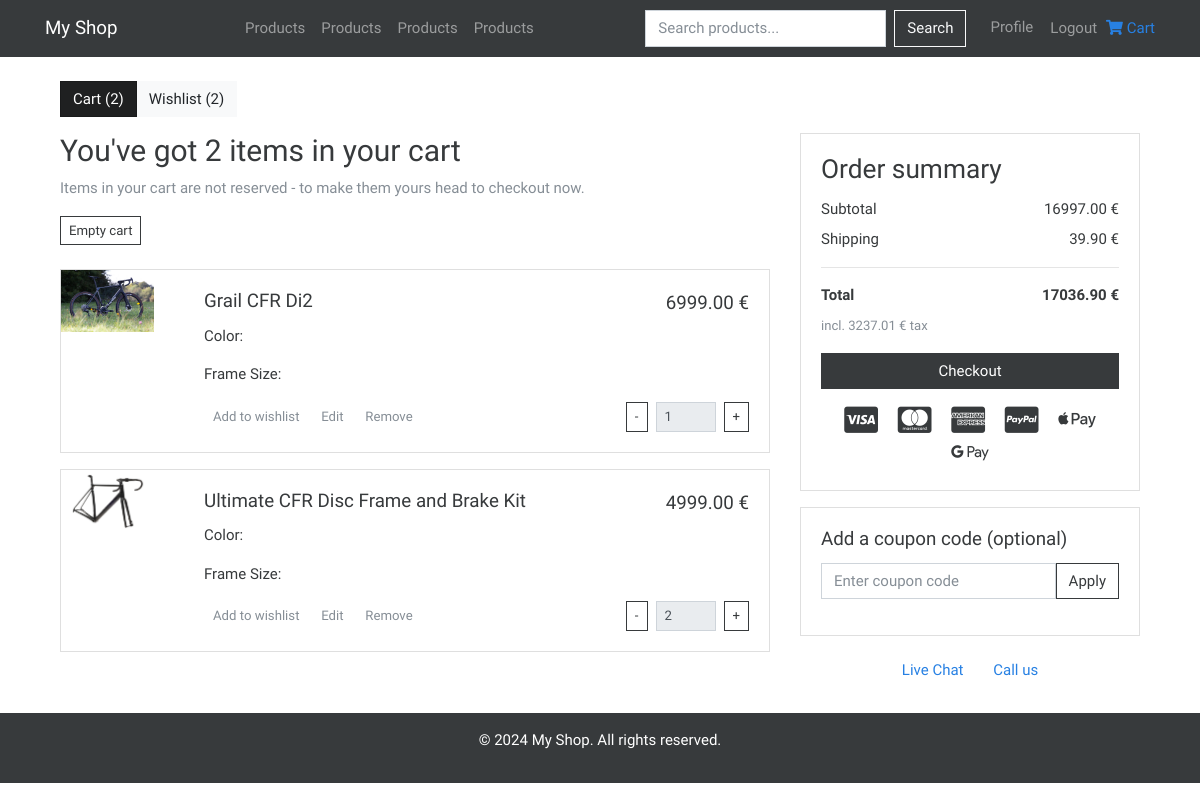
Before: /cart/ (signed in) with the older database file.
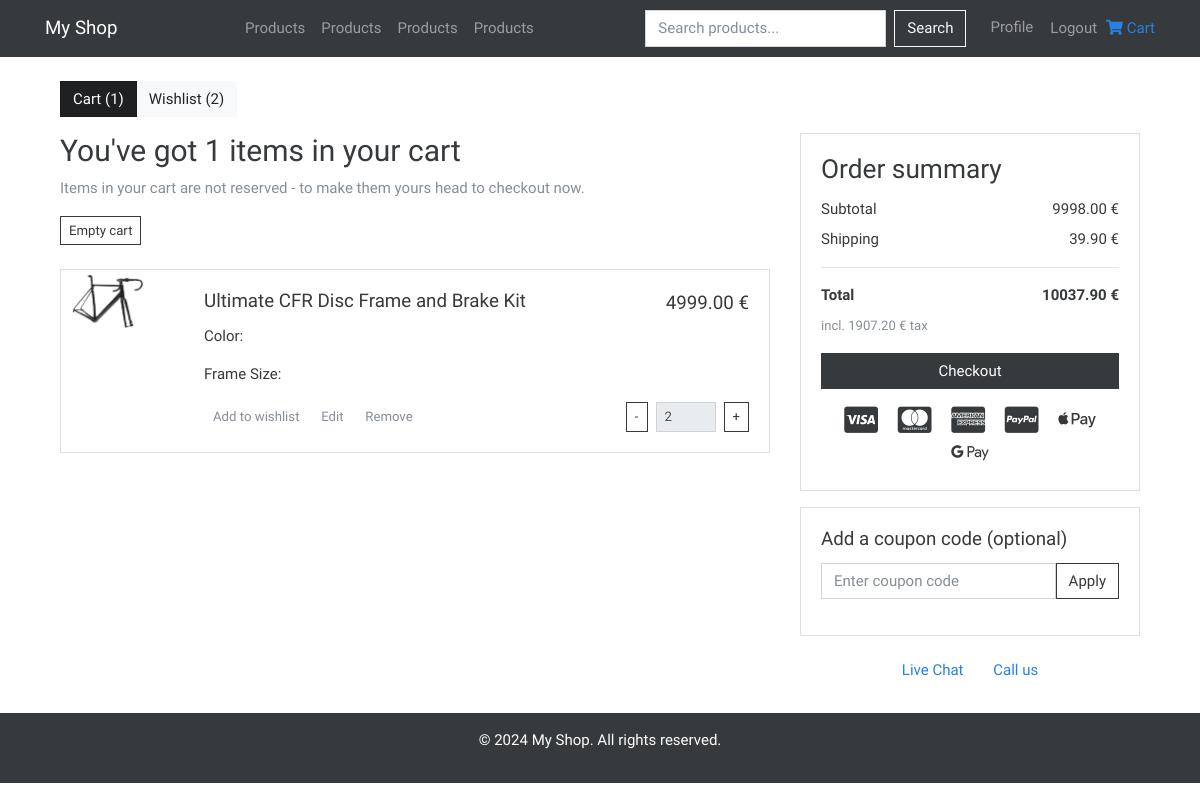
After: the same page with the newer database file.
### myshop/cart/models.py (models this page shows, shortened)
class CartItem(models.Model):
    user = models.ForeignKey(settings.AUTH_USER_MODEL, on_delete=models.CASCADE)
    product = models.ForeignKey(Product, on_delete=models.CASCADE)
    quantity = models.PositiveIntegerField(default=1)
    added_at = models.DateTimeField(auto_now_add=True)
    def get_total_price(self):
        return Decimal(self.quantity) * Decimal(self.product.price)

### myshop/products/models.py (models this page shows, shortened)
class ProductImage(models.Model):
  product = models.ForeignKey(Product, related_name='images', on_delete=models.CASCADE)
  image = models.ImageField(upload_to='products/')

class Product(models.Model):
  name = models.CharField(max_length=255)
  description = models.TextField()
  price = models.FloatField()
  pdf = models.FileField(upload_to='products/pdfs/')
  created_at = models.DateTimeField(auto_now_add=True)
  updated_at = models.DateTimeField(auto_now=True)
  cart = models.ManyToManyField(settings.AUTH_USER_MODEL, related_name='cart_products', blank=True)
  wishlist = models.ManyToManyField(settings.AUTH_USER_MODEL, related_name='wishlist_products', blank=True)
  discount = models.IntegerField(default=0)
  stock = models.IntegerField(default=0)
  category = models.ForeignKey(Category, on_delete=models.SET_NULL, null=True)

### myshop/cart/views.py (the view)
# urls.py: path('', view_cart, name='view_cart'),
@login_required
def view_cart(request):
    cart_items = CartItem.objects.filter(user=request.user)
    wishlist_items = WishlistItem.objects.filter(user=request.user)
    total_price = Decimal(sum(item.get_total_price() for item in cart_items))
    shipping_cost = Decimal('39.90')
    total_with_shipping = total_price + shipping_cost
    tax = total_with_shipping * Decimal('0.19')  # Assuming 19% tax rate
    context = {
        'cart_items': cart_items,
        'wishlist_items': wishlist_items,
        'total_price': total_price,
        'shipping_cost': shipping_cost,
        'total_with_shipping': total_with_shipping,
        'tax': tax,
    }
    return render(request, 'cart/view_cart.html', context)

### myshop/cart/templates/cart/view_cart.html (shortened to what the changed rows need)
{% extends "base.html" %} {% load static %} {% block content %}
<div class="container mt-4">
  <div class="row">
    <div class="col-12 mb-3">
      <div class="btn-group" role="group" aria-label="Cart and Wishlist">
        <a href="{% url 'cart:view_cart' %}" class="btn btn-dark active"
          >Cart ({{ cart_items.count }})</a
        >
        <a href="{% url 'cart:view_wishlist' %}" class="btn btn-light"
          >Wishlist ({{ wishlist_items.count }})</a
        >
      </div>
    </div>
  </div>
  <div class="row">
    <div class="col-lg-8">
      <h2>You've got {{ cart_items.count }} items in your cart</h2>
      <p class="text-muted">
        Items in your cart are not reserved - to make them yours head to
        checkout now.
      </p>
      <a
        href="{% url 'cart:empty_cart' %}"
        class="btn btn-sm btn-outline-secondary float-end"
      >
         Empty cart
      </a>
      <div class="cart-items mt-4">
        {% for item in cart_items %}
        <div class="card mb-3">
          <div class="row g-0">
            <div class="col-md-2">
              {% with item.product.images.first as image %} {% if image %}
              <img
                src="{{ image.image.url }}"
                class="img-fluid rounded-start"
                alt="{{ item.product.name }}"
              />
              {% else %}
              <img
                src="{% static 'images/noImgPlaceholder.jpeg' %}"
                class="img-fluid rounded-start"
                alt="No image available"
              />
              {% endif %} {% endwith %}
            </div>
            <div class="col-md-10">
              <div class="card-body">
                <div class="d-flex justify-content-between align-items-center">
                  <h5 class="card-title">{{ item.product.name }}</h5>
                  <h5>{{ item.product.price|floatformat:2 }} €</h5>
                </div>
                <p class="card-text">Color: {{ item.product.color }}</p>
                <p class="card-text">Frame Size: {{ item.product.size }}</p>
                <div class="d-flex justify-content-between align-items-center">
                  <div>
                    <a
                      href="{% url 'cart:add_to_wishlist' item.product.id %}"
                      class="btn btn-sm btn-link text-muted"
                      >Add to wishlist</a
                    >
                    <a href="#" class="btn btn-sm btn-link text-muted">Edit</a>
                    <a
                      href="{% url 'cart:remove_cart_item' item.id %}"
                      class="btn btn-sm btn-link text-muted"
                      >Remove</a
                    >
                  </div>
                  <form
                    method="POST"
                    action="{% url 'cart:update_cart_item' item.id %}"
                    class="d-flex align-items-center"
                  >
                    <button
                      type="submit"
                      name="action"
                      value="decrease"
                      class="btn btn-outline-secondary btn-sm"
                    >
                      -
                    </button>
                    <input
                      type="number"
                      name="quantity"
                      value="{{ item.quantity }}"
                      min="1"
                      class="form-control form-control-sm mx-2"
                      style="width: 60px"
                      readonly
                    />
                    <button
                      type="submit"
                      name="action"
                      value="increase"
                      class="btn btn-outline-secondary btn-sm"
                    >
                      +
                    </button>
                  </form>
                </div>
              </div>
            </div>
          </div>
        </div>
        {% endfor %}
      </div>
    </div>
    <div class="col-lg-4">
      <div class="card">
        <div class="card-body">
          <h3 class="card-title">Order summary</h3>
          <div class="d-flex justify-content-between mb-2">
            <span>Subtotal</span>
            <span>{{ total_price|floatformat:2 }} €</span>
          </div>
          <div class="d-flex justify-content-between mb-2">
            <span>Shipping</span>
            <span>{{ shipping_cost|floatformat:2 }} €</span>
          </div>
          <hr />
          <div class="d-flex justify-content-between mb-2">
            <strong>Total</strong>
            <strong>{{ total_with_shipping|floatformat:2 }} €</strong>
          </div>
          <small class="text-muted">incl. {{ tax|floatformat:2 }} € tax</small>
          <button class="btn btn-dark w-100 mt-3">Checkout</button>
          <div class="mt-3 text-center">
            <i class="fab fa-cc-visa fa-2x mx-2"></i>
            <i class="fab fa-cc-mastercard fa-2x mx-2"></i>
            <i class="fab fa-cc-amex fa-2x mx-2"></i>
            <i class="fab fa-cc-paypal fa-2x mx-2"></i>
            <i class="fab fa-apple-pay fa-2x mx-2"></i>
            <i class="fab fa-google-pay fa-2x mx-2"></i>
          </div>
        </div>
      </div>
    </div>
  </div>
</div>
{% endblock %}

Changed rows visible on the page:
removed CartItem: product.images.first.image (picture), product.name "Grail CFR Di2", product.price "6999.00", quantity "1"
Other visible differences:
{{ cart_items.count }}: "2" → "1"
{{ total_price|floatformat:2 }}: "16997.00" → "9998.00"
{{ total_with_shipping|floatformat:2 }}: "17036.90" → "10037.90"
{{ tax|floatformat:2 }}: "3237.01" → "1907.20"
